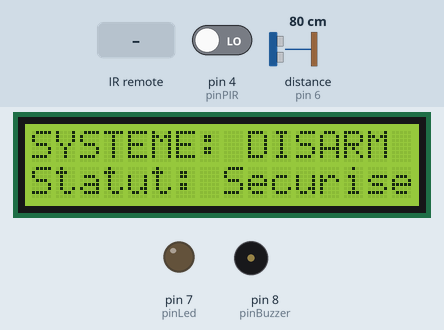
Simulated run of this sketch. Board: Arduino Uno, built with avr-gcc and run on an emulated ATmega328P. On the bench: 16×2 character LCD, output pins drawn as LEDs (lit = HIGH), buzzer (waves = sounding). Dashed ring = blinking. Inputs (shaded band) come from the test bench; at power-on: pin 4 (pinPIR) LOW, distance to the obstacle (sensor on pin 6) 80 cm. The echo pulse lasts 58.3 µs per cm; pins used as bus, display or sensor lines are not drawn.

Above: at 1.2 s.
1.3 s: infrared code 0x00 received
At 1.54 s:
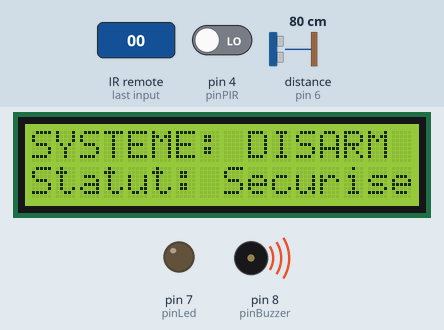
At 2.8 s:
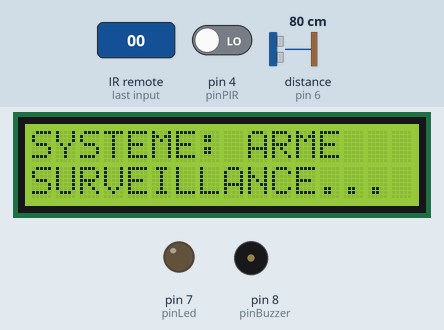
3.1 s: pin 4 (pinPIR) driven HIGH
At 4.99 s:
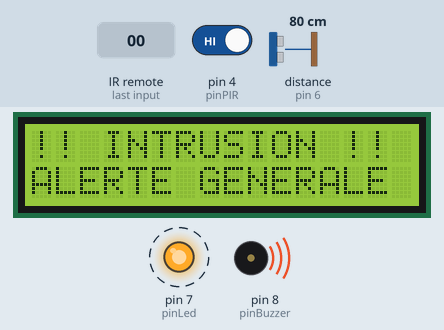
Timing chart, 0 to 11.1 s (numbered marks = the images above; inputs shaded):
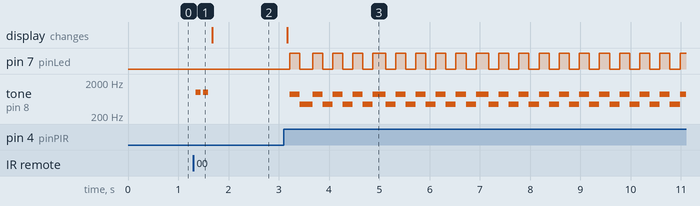

The sketch:

projet31.ino
```cpp
#include <Wire.h>
#include <LiquidCrystal_I2C.h>
#include <IRremote.h>

// --- Configuration de l'écran LCD (Met l'adresse de ton scanner ex: 0x27 ou 0x20)
LiquidCrystal_I2C lcd(0x20, 16, 2);

// --- Broches Matérielles ---
const int pinIR = 2;
const int pinPIR = 4;
const int pinTrig = 5;
const int pinEcho = 6;
const int pinLed = 7;
const int pinBuzzer = 8;

// --- Définition des États du Système ---
enum Etats {DESARME, ARME, ALERTE};
Etats etatActuel = DESARME;

// --- Variables de mesure ---
const int distanceSeuil = 100; // Seuil d'intrusion en cm (ex: 1 mètre)
unsigned long precedentMillis = 0;
bool etatLedFlash = false;

void setup() {
  Serial.begin(9600);

  // Initialisation des capteurs et actionneurs
  pinMode(pinPIR, INPUT);
  pinMode(pinTrig, OUTPUT);
  pinMode(pinEcho, INPUT);
  pinMode(pinLed, OUTPUT);
  pinMode(pinBuzzer, OUTPUT);

  // Initialisation IR et LCD
  IrReceiver.begin(pinIR, ENABLE_LED_FEEDBACK);
  lcd.init();
  lcd.backlight();

  afficherStatut();
}

void loop() {
  // 1. Gestion des commandes de la télécommande (Armement/Désarmement)
  if (IrReceiver.decode()) {
    // Bouton "Power" sur la télécommande Tinkercad
    if (IrReceiver.decodedIRData.command == 0x00) {
      if (etatActuel == DESARME) {
        etatActuel = ARME;
        Bip(2); // Deux bips pour confirmer l'armement
      } else {
        etatActuel = DESARME;
        digitalWrite(pinLed, LOW);
        noTone(pinBuzzer);
        Bip(1); // Un long bip pour le désarmement
      }
      afficherStatut();
    }
    IrReceiver.resume();
  }

  // 2. Exécution de la logique selon l'état actuel
  switch (etatActuel) {
    case DESARME:
      // Rien à surveiller
      break;

    case ARME:
      // Surveillance active : Lecture des capteurs
      if (detecterMouvement() && calculerDistance() < distanceSeuil) {
        etatActuel = ALERTE;
        afficherStatut();
      }
      break;

    case ALERTE:
      // Comportement en cas d'intrusion : Clignotement et sirène
      unsigned long actuelMillis = millis();
      if (actuelMillis - precedentMillis >= 200) { // Cadence de 200ms
        precedentMillis = actuelMillis;
        etatLedFlash = !etatLedFlash;

        if (etatLedFlash) {
          digitalWrite(pinLed, HIGH);
          tone(pinBuzzer, 880); // Fréquence de la sirène
        } else {
          digitalWrite(pinLed, LOW);
          tone(pinBuzzer, 440);
        }
      }
      break;
  }
  delay(50); // Stabilité système
}

// --- Fonctions Utilitaires ---

long calculerDistance() {
  // Envoi d'une impulsion Trig de 10 microsecondes
  digitalWrite(pinTrig, LOW);
  delayMicroseconds(2);
  digitalWrite(pinTrig, HIGH);
  delayMicroseconds(10);
  digitalWrite(pinTrig, LOW);

  // Mesure de la durée de l'écho (temps de vol en microsecondes)
  long duree = pulseIn(pinEcho, HIGH);

  // Calcul de la distance en cm : (Vitesse du son 340m/s -> 0.034 cm/us) / 2 (aller-retour)
  long distance = duree * 0.034 / 2;
  return distance;
}

bool detecterMouvement() {
  return digitalRead(pinPIR);
}

void Bip(int nbre) {
  for (int i = 0; i < nbre; i++) {
    tone(pinBuzzer, 1000, 100);
    delay(150);
  }
}

void afficherStatut() {
  lcd.clear();
  lcd.setCursor(0, 0);
  if (etatActuel == DESARME) {
    lcd.print("SYSTEME: DISARM");
    lcd.setCursor(0, 1);
    lcd.print("Statut: Securise");
  }
  else if (etatActuel == ARME) {
    lcd.print("SYSTEME: ARME");
    lcd.setCursor(0, 1);
    lcd.print("SURVEILLANCE...");
  }
  else if (etatActuel == ALERTE) {
    lcd.print("!! INTRUSION !!");
    lcd.setCursor(0, 1);
    lcd.print("ALERTE GENERALE");
  }
}
```

Measured:
- after the input at 1.3 s, tone on pin 8 (pinBuzzer): alternates 1000 Hz for 0.10 s and silent for 0.05 s, 4 changes in all, then stays silent, starting after 0.05 s
- after the input at 3.1 s, pin 7 (pinLed): alternates HIGH for 0.20 s and LOW for 0.20 s, starting after 0.12 s; tone on pin 8 (pinBuzzer): alternates 880 Hz for 0.20 s and 440 Hz for 0.20 s, starting after 0.12 s; the display: changes after 0.07 s (image 3)
